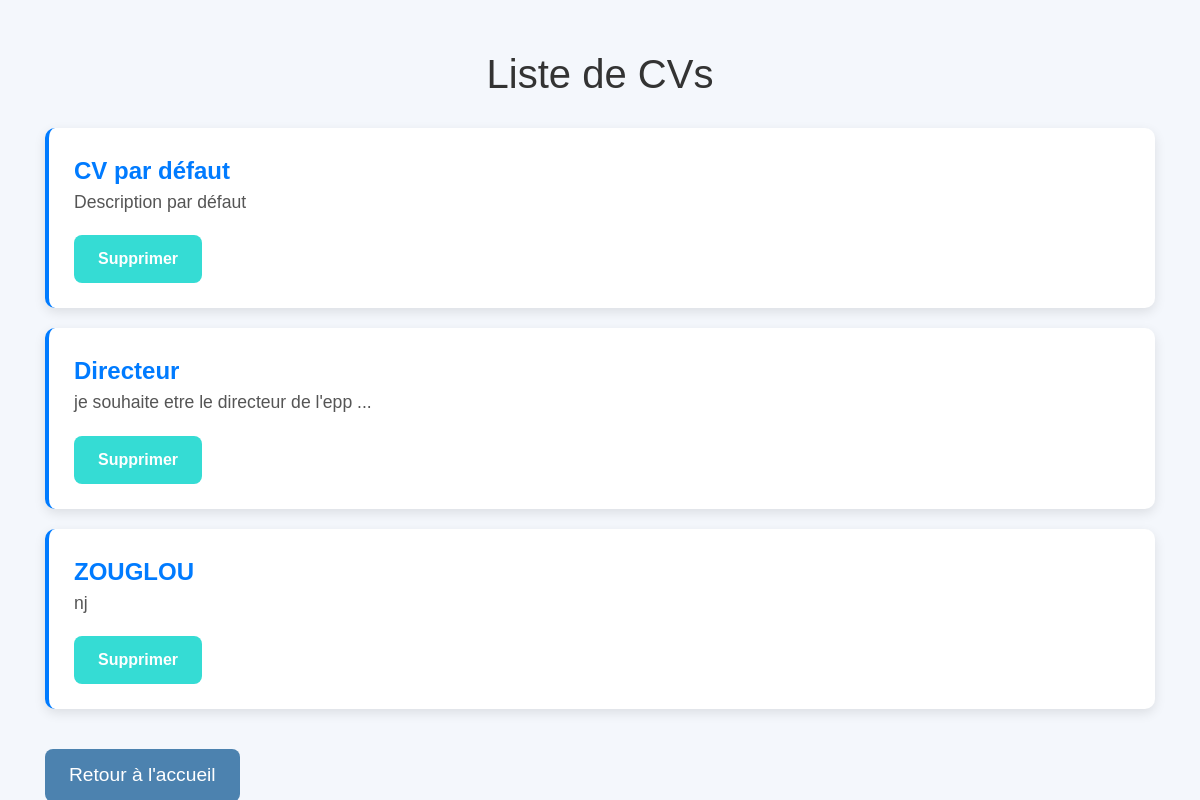
The page /modifier-cv/ (signed in) on the database its author committed.
### trombinoscope/models.py (models this page shows, shortened)
class CV(models.Model):
    titre = models.CharField(max_length=200)
    description = models.TextField()
    etudiant = models.ForeignKey(Etudiant, related_name="cvs", on_delete=models.CASCADE)
    design = models.ForeignKey(CVDesign, on_delete=models.SET_NULL, null=True, blank=True)

### trombinoscope/views.py (the view, shortened to what this page needs)
# urls.py: path('modifier-cv/', views.lister_modifier_supprimer_cvs, name='lister_modifier_supprimer_cvs'),
@login_required
def lister_modifier_supprimer_cvs(request):
    etudiant = get_object_or_404(Etudiant, user=request.user)
    cvs = CV.objects.filter(etudiant=etudiant)
    if not cvs.exists():
        return render(request, 'lister_modifier_supprimer_cvs.html', {'cvs': cvs, 'message': "Aucun CV trouvé."})
    return render(request, 'lister_modifier_supprimer_cvs.html', {'cvs': cvs})

### trombinoscope/templates/lister_modifier_supprimer_cvs.html (shortened to what this page needs)
<!DOCTYPE html>
<html lang="fr">
<head>
    <link rel="stylesheet" href="https://stackpath.bootstrapcdn.com/bootstrap/4.3.1/css/bootstrap.min.css">
</head>
<body>
<div class="container">
    <h1>Liste de CVs</h1>
    {% if cvs %}
        <ul class="cv-list">
            {% for cv in cvs %}
                <li class="cv-item">
                    <strong>{{ cv.titre }}</strong>
                    <p>{{ cv.description }}</p>
                    <form method="POST" action="{% url 'lister_modifier_supprimer_cvs' %}">
                        <button type="submit" class="btn btn-danger">Supprimer</button>
                    </form>
                </li>
            {% endfor %}
        </ul>
    {% else %}
        <p class="no-cvs-message">Vous n'avez pas encore de CV.</p>
    {% endif %}
    <a href="/" class="btn-back">Retour à l'accueil</a>
</div>
</body>
</html>

### trombinoscope/templates/lister_modifier_supprimer_cvs.html (style rules this page uses)
body { background-color: #f4f7fc; font-family: Arial, sans-serif; margin: 0; padding: 0; }
.container { margin-top: 50px; }
h1 { color: #333; font-size: 2.5em; text-align: center; margin-bottom: 30px; }
.cv-list { list-style-type: none; padding: 0; }
.cv-item { background-color: #ffffff; margin-bottom: 20px; padding: 25px; border-radius: 10px; box-shadow: 0 4px 12px rgba(0, 0, 0, 0.1); transition: transform 0.3s ease, box-shadow 0.3s ease; border-left: 4px solid #007bff; }
.cv-item strong { font-size: 1.5em; color: #007bff; }
.cv-item p { color: #555; font-size: 1.1em; margin-bottom: 15px; }
.cv-item form { margin-top: 20px; }
.btn-danger { background-color:rgb(53, 220, 212); border: none; padding: 12px 24px; color: white; font-weight: bold; cursor: pointer; border-radius: 8px; transition: background-color 0.3s; }
.btn-back { background-color:rgb(76, 130, 175); color: white; padding: 12px 24px; border-radius: 8px; text-align: center; display: inline-block; text-decoration: none; font-size: 1.2em; margin-top: 20px; transition: background-color 0.3s ease; }

### rows shown on the page
CV: titre "CV par défaut", description "Description par défaut"
CV: titre "Directeur", description "je souhaite etre le directeur de l'epp ..."
CV: titre "ZOUGLOU", description "nj"
